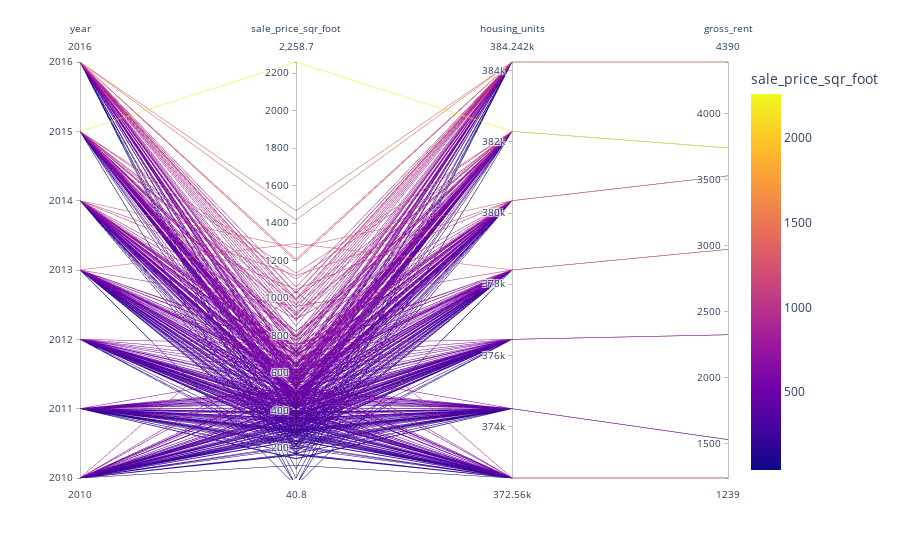

Source (notebook cell):
### Markdown cell above
## Parallel Coordinates and Parallel Categories Analysis

In this section, you will use plotly express to create parallel coordinates and parallel categories visualizations so that investors can interactively filter and explore various factors related to the sales price of the neighborhoods. 

Using the DataFrame of Average values per neighborhood (calculated above), create the following visualizations:
1. Create a Parallel Coordinates Plot
2. Create a Parallel Categories Plot

### Code cell
px.parallel_coordinates(neighborhood_avg_dataframe, color='sale_price_sqr_foot')

### Figure 1 — Plotly figure (JSON) as saved in the notebook; plotly's stock layout.template omitted (floating-point values rounded to 4 significant figures; data arrays with more than 128 entries replaced by an {"elided": "..."} marker saying what was removed)
{"data": [{"dimensions": [{"label": "year", "values": {"elided": "397 int values"}}, {"label": "sale_price_sqr_foot", "values": {"elided": "397 float values"}}, {"label": "housing_units", "values": {"elided": "397 int values"}}, {"label": "gross_rent", "values": {"elided": "397 int values"}}], "domain": {"x": [0, 1], "y": [0, 1]}, "line": {"color": {"elided": "397 float values"}, "coloraxis": "coloraxis"}, "name": "", "type": "parcoords"}], "layout": {"coloraxis": {"colorbar": {"title": {"text": "sale_price_sqr_foot"}}, "colorscale": [[0, "#0d0887"], [0.1111, "#46039f"], [0.2222, "#7201a8"], [0.3333, "#9c179e"], [0.4444, "#bd3786"], [0.5556, "#d8576b"], [0.6667, "#ed7953"], [0.7778, "#fb9f3a"], [0.8889, "#fdca26"], [1, "#f0f921"]]}, "legend": {"tracegroupgap": 0}, "margin": {"t": 60}}}
